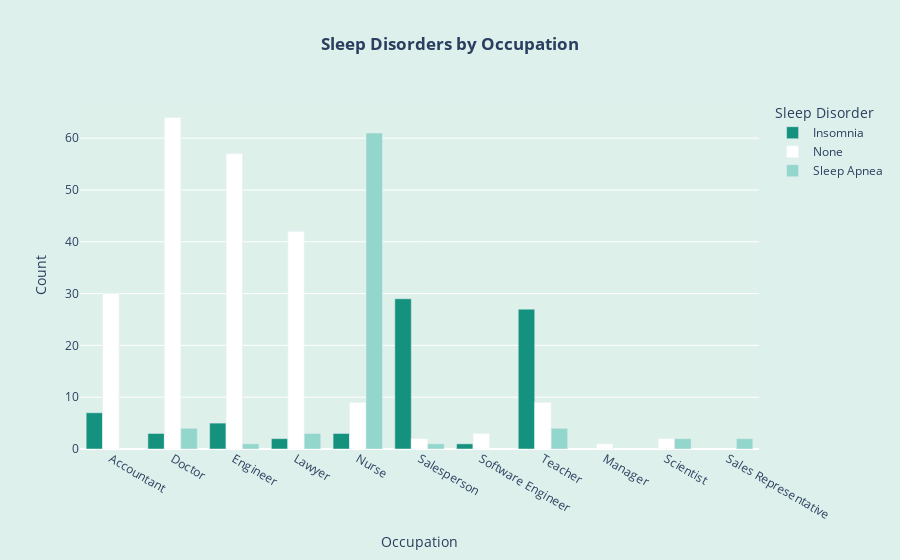

Notebook source saved alongside this figure:
### Code cell
occ_sleep = sleep_data.groupby(['Occupation', 'Sleep Disorder']).size().reset_index(name='Count')

fig = px.bar(occ_sleep, 
             x='Occupation', 
             y='Count', 
             color='Sleep Disorder',
             title='<b>Sleep Disorders by Occupation</b>',
             barmode='group',
             color_discrete_map={'None': 'white', 'Insomnia': '#15927D', 'Sleep Apnea': '#93D6CB'})

fig.update_layout(paper_bgcolor="#DEF0EB", plot_bgcolor="#DEF0EA", title_x=0.5)
fig.show()

### Figure 1 — Plotly figure (JSON) as saved in the notebook; plotly's stock layout.template omitted (floating-point values rounded to 4 significant figures)
{"data": [{"alignmentgroup": "True", "hovertemplate": "Sleep Disorder=Insomnia<br>Occupation=%{x}<br>Count=%{y}<extra></extra>", "legendgroup": "Insomnia", "marker": {"color": "#15927D", "pattern": {"shape": ""}}, "name": "Insomnia", "offsetgroup": "Insomnia", "orientation": "v", "showlegend": true, "textposition": "auto", "type": "bar", "x": ["Accountant", "Doctor", "Engineer", "Lawyer", "Nurse", "Salesperson", "Software Engineer", "Teacher"], "xaxis": "x", "y": [7, 3, 5, 2, 3, 29, 1, 27], "yaxis": "y"}, {"alignmentgroup": "True", "hovertemplate": "Sleep Disorder=None<br>Occupation=%{x}<br>Count=%{y}<extra></extra>", "legendgroup": "None", "marker": {"color": "white", "pattern": {"shape": ""}}, "name": "None", "offsetgroup": "None", "orientation": "v", "showlegend": true, "textposition": "auto", "type": "bar", "x": ["Accountant", "Doctor", "Engineer", "Lawyer", "Manager", "Nurse", "Salesperson", "Scientist", "Software Engineer", "Teacher"], "xaxis": "x", "y": [30, 64, 57, 42, 1, 9, 2, 2, 3, 9], "yaxis": "y"}, {"alignmentgroup": "True", "hovertemplate": "Sleep Disorder=Sleep Apnea<br>Occupation=%{x}<br>Count=%{y}<extra></extra>", "legendgroup": "Sleep Apnea", "marker": {"color": "#93D6CB", "pattern": {"shape": ""}}, "name": "Sleep Apnea", "offsetgroup": "Sleep Apnea", "orientation": "v", "showlegend": true, "textposition": "auto", "type": "bar", "x": ["Doctor", "Engineer", "Lawyer", "Nurse", "Sales Representative", "Salesperson", "Scientist", "Teacher"], "xaxis": "x", "y": [4, 1, 3, 61, 2, 1, 2, 4], "yaxis": "y"}], "layout": {"barmode": "group", "legend": {"title": {"text": "Sleep Disorder"}, "tracegroupgap": 0}, "paper_bgcolor": "#DEF0EB", "plot_bgcolor": "#DEF0EA", "title": {"text": "<b>Sleep Disorders by Occupation</b>", "x": 0.5}, "xaxis": {"anchor": "y", "domain": [0, 1], "title": {"text": "Occupation"}}, "yaxis": {"anchor": "x", "domain": [0, 1], "title": {"text": "Count"}}}}
